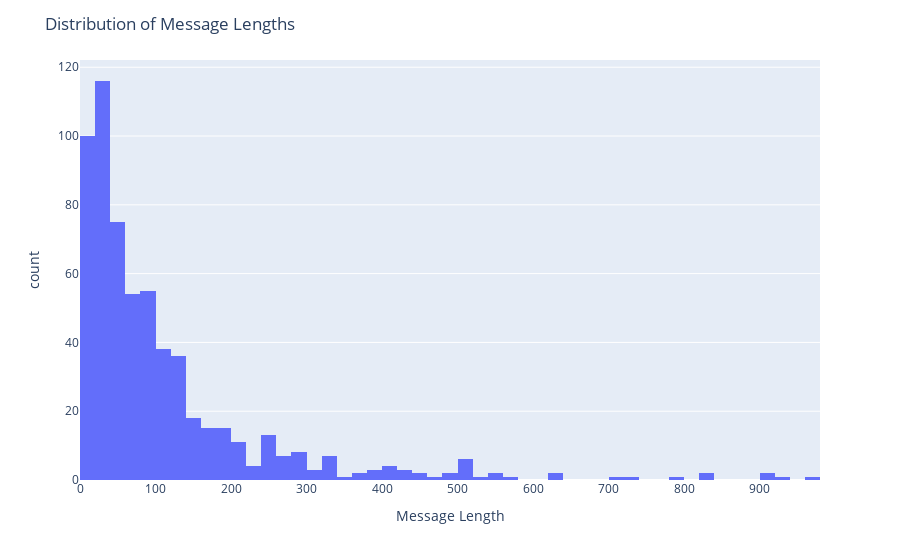

The cell this chart's notebook holds for it:
### Code cell
# Assuming your DataFrame is named df
message_lengths = data['message'].str.len()

# Create a histogram plot using Plotly Express
fig = px.histogram(x=message_lengths, nbins=50, labels={'x': 'Message Length', 'y': 'Frequency'})
fig.update_layout(title='Distribution of Message Lengths')
fig.show()

### Figure 1 — Plotly figure (JSON) as saved in the notebook; plotly's stock layout.template omitted (floating-point values rounded to 4 significant figures; data arrays with more than 128 entries replaced by an {"elided": "..."} marker saying what was removed)
{"data": [{"alignmentgroup": "True", "bingroup": "x", "hovertemplate": "Message Length=%{x}<br>count=%{y}<extra></extra>", "legendgroup": "", "marker": {"color": "#636efa", "pattern": {"shape": ""}}, "name": "", "nbinsx": 50, "offsetgroup": "", "orientation": "v", "showlegend": false, "type": "histogram", "x": {"elided": "614 int values"}, "xaxis": "x", "yaxis": "y"}], "layout": {"barmode": "relative", "legend": {"tracegroupgap": 0}, "margin": {"t": 60}, "title": {"text": "Distribution of Message Lengths"}, "xaxis": {"anchor": "y", "domain": [0, 1], "title": {"text": "Message Length"}}, "yaxis": {"anchor": "x", "domain": [0, 1], "title": {"text": "count"}}}}
